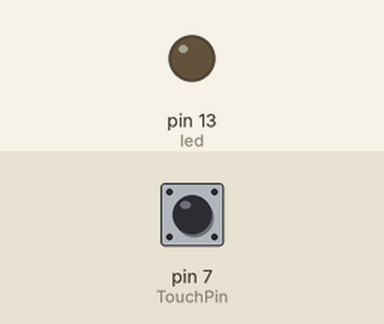
The sketch below on a simulated Arduino Uno, built with avr-gcc and run on an emulated ATmega328P. Shown: output pins drawn as LEDs (lit = HIGH). Inputs (shaded band) come from the test bench; at power-on: pin 7 (TouchPin) LOW.

Above: at 1.2 s.
1.3 s: pin 7 (TouchPin) pulled HIGH for 0.15 s
At 2.1 s:
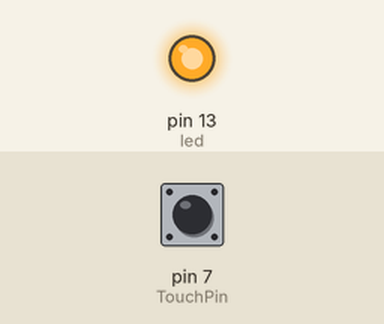
2.9 s: pin 7 (TouchPin) pulled HIGH for 1 s
At 3.3 s:
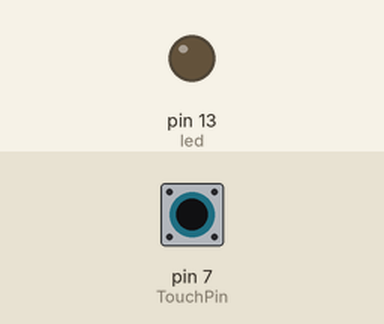
5.4 s: pin 7 (TouchPin) pulled HIGH for 3.2 s
At 6.4 s:
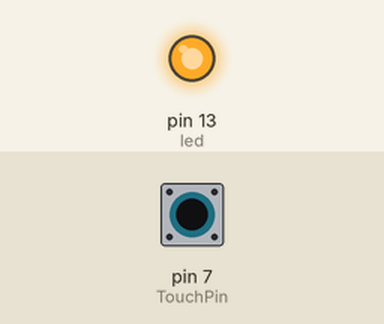
Timing chart, 0 to 8.4 s (numbered marks = the images above; inputs shaded):
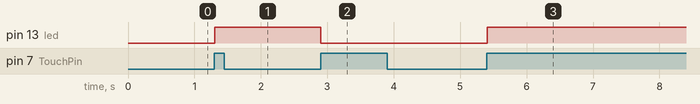

The sketch:

1_Touchsensor_met_LED.ino
```cpp
// Een On/Off led met Touch sensor (aanraakschakelaar)

int TouchPin = 7; // Pin for capacitive touch sensor
int led = 13;
boolean currentState = LOW;
boolean lastState = LOW;
boolean LedState = LOW;

void setup() {
  pinMode(led, OUTPUT);
  pinMode(TouchPin, INPUT);
}

void loop() {
  currentState = digitalRead(TouchPin);
  if (currentState == HIGH && lastState == LOW) {
    delay(5);
    if (LedState == HIGH)LedState = LOW;
    else LedState = HIGH;
  }
  lastState = currentState;
  digitalWrite(led, LedState);
}
```

Measured:
- after the input at 1.3 s, pin 13 (led): LOW → HIGH at once
- after the input at 2.9 s, pin 13 (led): HIGH → LOW at once
- after the input at 5.4 s, pin 13 (led): LOW → HIGH at once
